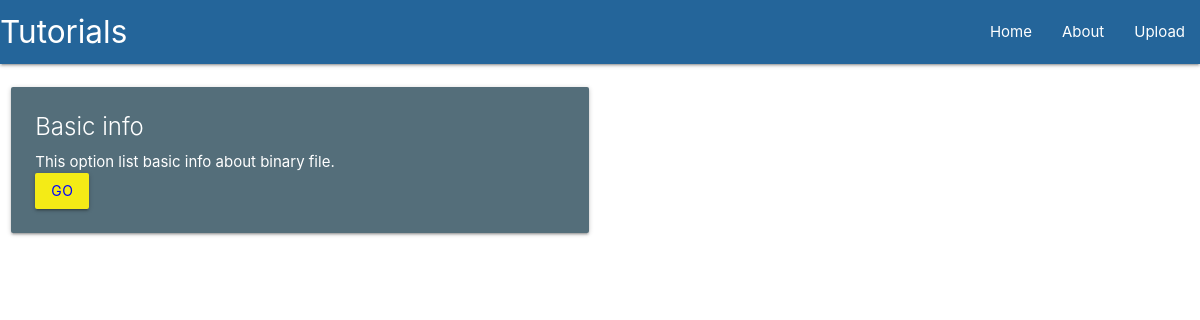
The app's page /, older data.
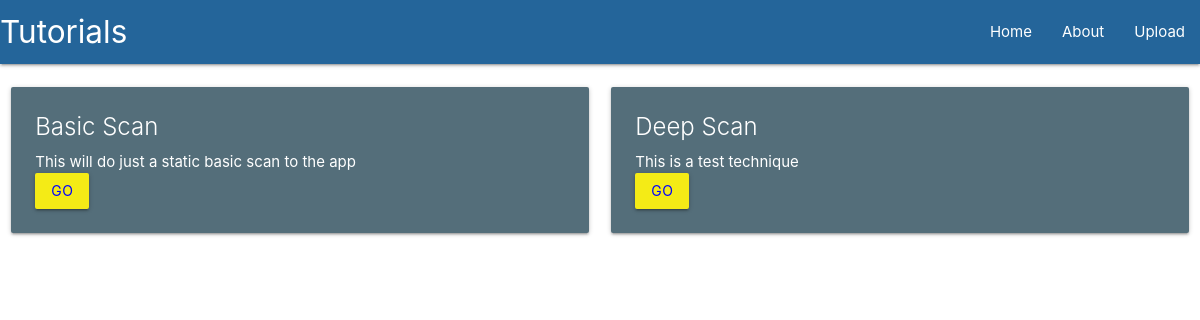
The same page, newer data.
### main/models.py (models this page shows, shortened)
class Techniques(models.Model):
    Technique_name = models.CharField(max_length=200)
    Technique_content = models.TextField()
    Technique_script = models.CharField(max_length=20)

### main/views.py (the view, shortened to what this page needs)
# urls.py: path("",views.homepage,name="homepage"),
def homepage(request):
    return render(request=request,
                    template_name="main/main.html",
                    context={"Tech":Techniques.objects.all})

### main/templates/main/main.html (shortened to what this page needs)
{% extends 'main/header.html' %}
{% block content %}
<div class="row">
    {% for t in Tech %}
    <form method ="POST">
	<div class="col s12 m6">
          <div class="card blue-grey darken-1 hoverable">
            <div class="card-content white-text">
              <span class="card-title">{{t.Technique_name}}</span>
              <p>{{t.Technique_content|safe}}</p>
           <button style="background-color:#F4EB16; color:blue" class="btn btn-outline-info" type="submit" >Go</button>
	    </div>
          </div>
    </form>
        </div>
{% endfor %}
{% endblock %}

### main/templates/main/header.html (shortened to what this page needs)
<html>
	<head>
	</head>
	{% load static %}
	<link rel="stylesheet" href='{% static "main/css/materialize.css" %}'>
	<body>
	<nav>
	    <div class="nav-wrapper">
	      <a href="/" class="brand-logo">Tutorials</a>
	      <ul id="nav-mobile" class="right hide-on-med-and-down">
					{% include 'main/includes/navbaritems.html' %}
	      </ul>
	    </div>
	  </nav>
		{% block content %}
		{% endblock %}
	</body>
</html>

### main/templates/main/includes/navbaritems.html
<li><a href="/">Home</a></li>
<li><a href="#">About</a></li>
<li><a href='/upload'>Upload</a></li>

Row changes from the older to the newer data that the page shows:
removed Techniques: Technique_name "Basic info", Technique_content "This option list basic info about binary file."
added Techniques: Technique_name "Basic Scan", Technique_content "This will do just a static basic scan to the app"
added Techniques: Technique_name "Deep Scan", Technique_content "This is a test technique"
